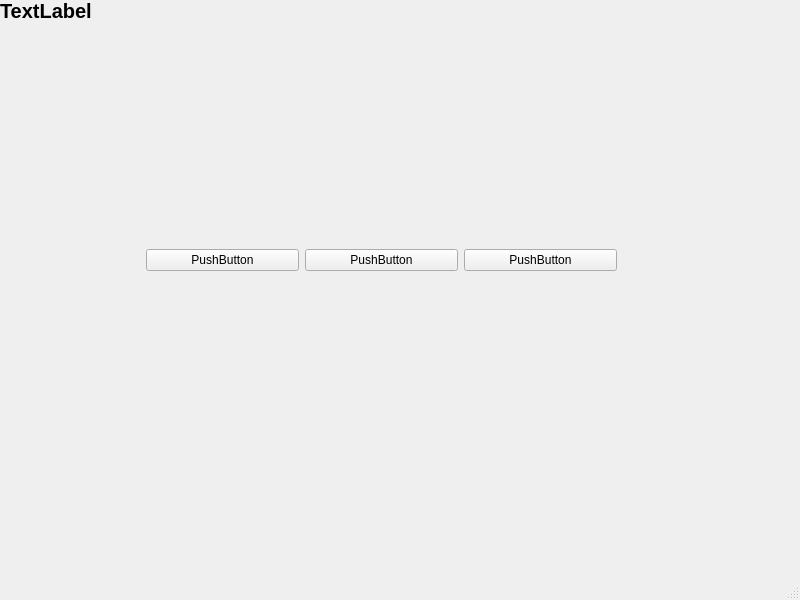
<?xml version="1.0" encoding="UTF-8"?>
<ui version="4.0">
 <class>MainWindow</class>
 <widget class="QMainWindow" name="MainWindow">
  <property name="geometry">
   <rect>
    <x>0</x>
    <y>0</y>
    <width>800</width>
    <height>600</height>
   </rect>
  </property>
  <property name="windowTitle">
   <string>MainWindow</string>
  </property>
  <widget class="QWidget" name="centralwidget">
   <widget class="QWidget" name="horizontalLayoutWidget">
    <property name="geometry">
     <rect>
      <x>146</x>
      <y>220</y>
      <width>471</width>
      <height>80</height>
     </rect>
    </property>
    <layout class="QHBoxLayout" name="horizontalLayout">
     <item>
      <widget class="QPushButton" name="pushButton_3">
       <property name="text">
        <string>PushButton</string>
       </property>
      </widget>
     </item>
     <item>
      <widget class="QPushButton" name="pushButton">
       <property name="text">
        <string>PushButton</string>
       </property>
      </widget>
     </item>
     <item>
      <widget class="QPushButton" name="pushButton_2">
       <property name="text">
        <string>PushButton</string>
       </property>
      </widget>
     </item>
    </layout>
   </widget>
   <widget class="QLabel" name="label">
    <property name="geometry">
     <rect>
      <x>0</x>
      <y>0</y>
      <width>801</width>
      <height>21</height>
     </rect>
    </property>
    <property name="font">
     <font>
      <pointsize>15</pointsize>
      <bold>true</bold>
     </font>
    </property>
    <property name="text">
     <string>TextLabel</string>
    </property>
   </widget>
  </widget>
  <widget class="QMenuBar" name="menubar">
   <property name="geometry">
    <rect>
     <x>0</x>
     <y>0</y>
     <width>800</width>
     <height>33</height>
    </rect>
   </property>
  </widget>
  <widget class="QStatusBar" name="statusbar"/>
 </widget>
 <resources/>
 <connections>
  <connection>
   <sender>pushButton_3</sender>
   <signal>clicked()</signal>
   <receiver>MainWindow</receiver>
   <slot>firstClick()</slot>
   <hints>
    <hint type="sourcelabel">
     <x>208</x>
     <y>298</y>
    </hint>
    <hint type="destinationlabel">
     <x>209</x>
     <y>385</y>
    </hint>
   </hints>
  </connection>
  <connection>
   <sender>pushButton</sender>
   <signal>clicked()</signal>
   <receiver>MainWindow</receiver>
   <slot>secondClick()</slot>
   <hints>
    <hint type="sourcelabel">
     <x>383</x>
     <y>297</y>
    </hint>
    <hint type="destinationlabel">
     <x>374</x>
     <y>380</y>
    </hint>
   </hints>
  </connection>
  <connection>
   <sender>pushButton_2</sender>
   <signal>clicked()</signal>
   <receiver>MainWindow</receiver>
   <slot>thirdClick()</slot>
   <hints>
    <hint type="sourcelabel">
     <x>541</x>
     <y>302</y>
    </hint>
    <hint type="destinationlabel">
     <x>533</x>
     <y>375</y>
    </hint>
   </hints>
  </connection>
 </connections>
 <slots>
  <slot>firstClick()</slot>
  <slot>secondClick()</slot>
  <slot>thirdClick()</slot>
 </slots>
</ui>
